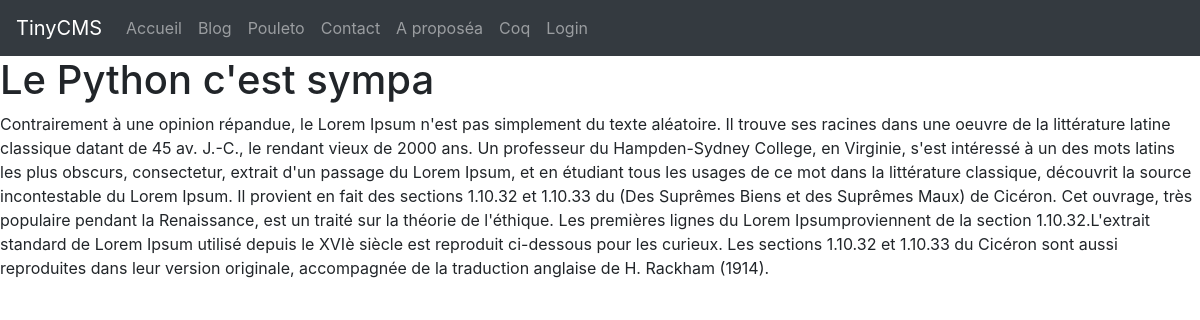
The page /post/le-python-c-est-sympa on the database its author committed.
### views.py (models this page shows, shortened)
class Page(db.Model):
    id = db.Column(db.Integer, primary_key=True)
    title = db.Column(db.String(200), nullable=False)
    nav_label = db.Column(db.String(50), nullable=False)
    slug = db.Column(db.String(100), nullable=False, unique=True)
    content = db.Column(db.Text, nullable=False)
    creation_date = db.Column(db.DateTime, nullable=False, default=datetime.utcnow)
    published = db.Column(db.Boolean, nullable=False, default=False)

class Post(db.Model):
    id = db.Column(db.Integer, primary_key=True)
    title = db.Column(db.String(100), nullable=False)
    slug = db.Column(db.String(100), nullable=False,  unique=True)
    abstract = db.Column(db.Text, nullable=False)
    abstract_image = db.Column(db.String(200))
    content = db.Column(db.Text, nullable=False)
    creation_date = db.Column(db.DateTime, nullable=False, default=datetime.utcnow)
    published = db.Column(db.Boolean, nullable=False, default=False)
    user_id = db.Column(db.Integer, db.ForeignKey('user.id'), nullable=False)
    user = db.relationship('User', backref=db.backref('posts', lazy=True))
    tags = db.relationship('Tag', secondary=tags, lazy='subquery', backref=db.backref('posts', lazy=True))

### views.py (the view)
@app.route('/post/<slug>')
def post_detail(slug):
    post = Post.query.filter_by(slug=slug).first()
    if not post:
        abort(404)
    return render_template('site-post-detail.html', post=post)

### views.py (called while the page is built)
@app.context_processor
def inject_pages():
    pages = Page.query.filter_by(published=True)
    return {'site_pages': pages}

### templates/site-post-detail.html (shortened to what this page needs)
{% extends 'site.html' %}
{% block site_content %}
    <h1>{{ post.title }}</h1>
    {{ post.content }}
{% endblock %}

### templates/site.html (shortened to what this page needs)
{% extends 'base.html' %}
{% block content %}
    <nav class="navbar navbar-expand-md bg-dark navbar-dark">
        <a class="navbar-brand" href="#">TinyCMS</a>
        <div class="collapse navbar-collapse" id="collapsibleNavbar">
            <ul class="navbar-nav">
                <li class="nav-item">
                    <a class="nav-link" href="{{ url_for('index') }}">Accueil</a>
                </li>
                <li class="nav-item">
                    <a class="nav-link" href="{{ url_for('blog') }}">Blog</a>
                </li>
                {% for page in site_pages %}
                <li>
                    <a class="nav-link" href="{{ url_for('page_detail', slug=page.slug) }}">{{ page.nav_label }}</a>
                </li>
                {% endfor %}
                {% if current_user.is_authenticated %}
                    <li class="nav-item">
                        <a class="nav-link" href="{{ url_for('admin_posts') }}">Admin</a>
                    </li>
                    <li class="nav-item">
                        <a class="nav-link" href="{{ url_for('logout') }}">Logout</a>
                    </li>
                {% else %}
                    <li class="nav-item">
                        <a class="nav-link" href="{{ url_for('login') }}">Login</a>
                    </li>
                {% endif %}
            </ul>
        </div>
    </nav>
    {% block site_content %}{% endblock %}
{% endblock %}

### rows shown on the page
Page: nav_label "Pouleto"
Page: nav_label "Contact"
Page: nav_label "A proposéa"
Page: nav_label "Coq"
Post: title "Le Python c'est sympa", content "Contrairement à une opinion répandue, le Lorem Ipsum n'est pas simplement du texte aléatoire. Il trouve ses racines dans une oeuvre de la littérature latine classique datant de 45 av. J.-C., le rendant vieux de 2000 ans. Un professeur du Hampden-Sydney College, en Virginie, s'est intéressé à un des mots latins les plus obscurs, consectetur, extrait d'un passage du Lorem Ipsum, et en étudiant tous les usages de ce mot dans la littérature classique, découvrit la source incontestable du Lorem Ipsum. Il provient en fait des sections 1.10.32 et 1.10.33 du (Des Suprêmes Biens et des Suprêmes Maux) de Cicéron. Cet ouvrage, très populaire pendant la Renaissance, est un traité sur la théorie de…"
